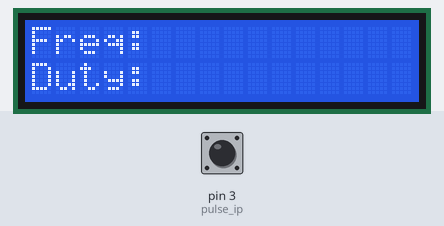
This sketch was run on a simulated Arduino Uno, built with avr-gcc and run on an emulated ATmega328P. Parts: 16×2 character LCD. Inputs (shaded band) come from the test bench; at power-on: pin 3 (pulse_ip) LOW. What the sketch prints to the serial monitor is not drawn.

Above: at 0.1 s.
At 2.1 s:
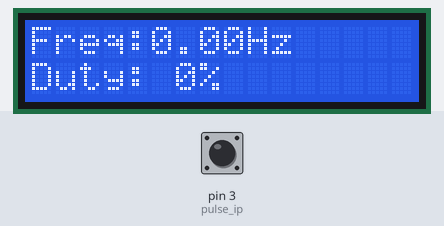

The sketch:

frequency_counter_lcd_and_serial_monitor1.ino
```cpp
#include <LiquidCrystal.h>

LiquidCrystal lcd(7,8,9,10,11,12);
#define pulse_ip 3
int ontime,offtime,duty;
float freq,period;


void setup()
{

  pinMode(pulse_ip,INPUT);
  lcd.begin(16, 2);
  lcd.clear();
  lcd.print("Freq:");
  lcd.setCursor(0,1);
  lcd.print("Duty:");
  Serial.begin(9600);
}
void loop()
{

   ontime = pulseIn(pulse_ip,HIGH);
   offtime = pulseIn(pulse_ip,LOW);
   period = ontime+offtime;
   freq = 1000000.0/period;
   duty = (ontime/period)*100;
   if(period==0){
    freq=0;

    }
   lcd.setCursor(5,0);
   lcd.print("           ");
   lcd.setCursor(5,0);
   if(freq<1000){
   lcd.print(freq);
   lcd.print("Hz");
   }else if(freq>999|freq<1000000){
   lcd.print(freq/1000);
   lcd.print("KHz");
   }else if(freq>999999|freq<1000000000){
   lcd.print(freq/1000000);
   lcd.print("MHz");
   }
   lcd.setCursor(6,1);
   lcd.print("           ");
   lcd.setCursor(6,1);
   lcd.print(duty);
   lcd.print('%');
   delay(1000);
   Serial.print("Frequency: ");
  if (freq < 1000)
  {
    Serial.print(freq);
    Serial.println(" Hz");
  }
  else if (freq > 999 && freq < 1000000)
  {
    Serial.print(freq / 1000);
    Serial.println(" KHz");
  }
  else if (freq > 999999 && freq < 1000000000)
  {
    Serial.print(freq / 1000000);
    Serial.println(" MHz");
  }

  // ... (existing code)
}
```
